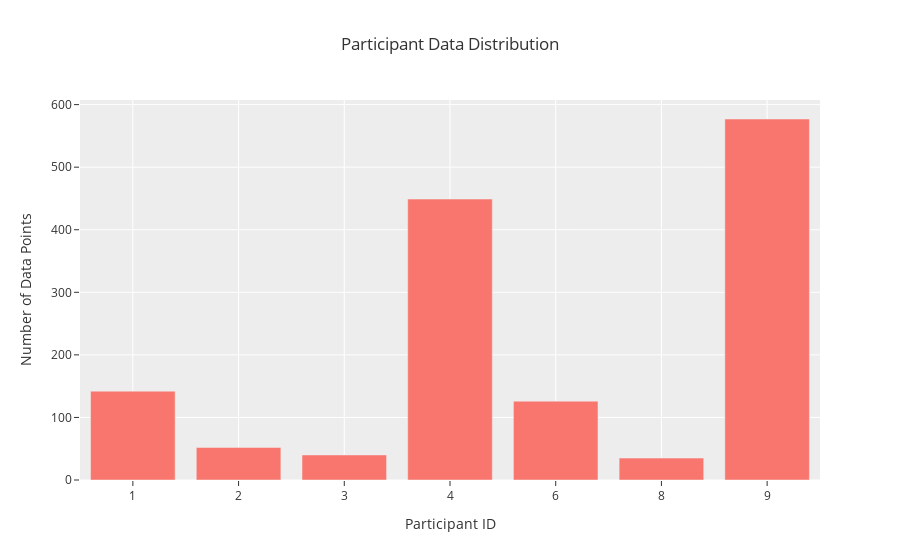

Write notebook code for a chart like this one.
### Markdown cell above
## Participant Data Representation

### Code cell
count_df = data_df.groupby('participant_id').video_id.count().reset_index().rename(columns={'video_id': 'count'})
fig = px.bar(count_df, x='participant_id', y='count',
             title='Participant Data Distribution',
             labels={'count': 'Number of Data Points',
                     'participant_id': 'Participant ID'},
             template='ggplot2')
fig.show()

### Figure 1 — Plotly figure (JSON) as saved in the notebook; plotly's stock layout.template omitted (floating-point values rounded to 4 significant figures)
{"data": [{"alignmentgroup": "True", "hovertemplate": "Participant ID=%{x}<br>Number of Data Points=%{y}<extra></extra>", "legendgroup": "", "marker": {"color": "#F8766D"}, "name": "", "offsetgroup": "", "orientation": "v", "showlegend": false, "textposition": "auto", "type": "bar", "x": ["1", "2", "3", "4", "6", "8", "9"], "xaxis": "x", "y": [142, 52, 40, 449, 126, 35, 577], "yaxis": "y"}], "layout": {"barmode": "relative", "legend": {"tracegroupgap": 0}, "title": {"text": "Participant Data Distribution"}, "xaxis": {"anchor": "y", "domain": [0, 1], "title": {"text": "Participant ID"}}, "yaxis": {"anchor": "x", "domain": [0, 1], "title": {"text": "Number of Data Points"}}}}
